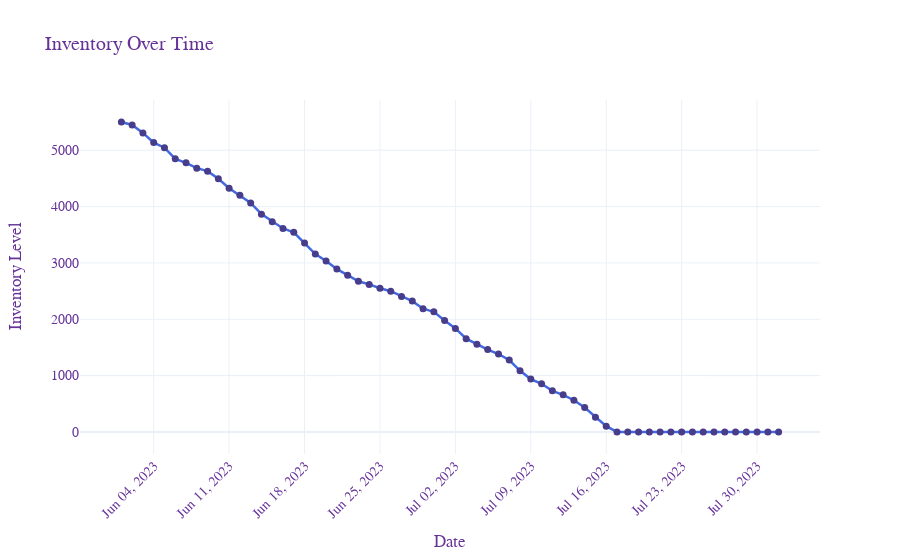

Here is the notebook cell this chart was saved with:
### Markdown cell above
To enhance the visualization of the inventory data over time using Plotly Express, you can customize various aspects of the plot, including the styling of the chart, axis titles, the line color, and adding markers. Below, I'll provide a more detailed and visually appealing version of the code you've provided.


###  Customizations
- **Line Shape and Markers**: `line_shape='linear'` and `markers=True` add visual distinction to the plot by clarifying each datapoint with a marker.
- **Line and Marker Styling**: Adjustments to the line's width and color (`line=dict(width=2.5, color='RoyalBlue')`) and marker's size, color, and shape (`marker=dict(size=7, color='DarkSlateBlue', symbol='circle')`) help make significant data points more noticeable.
- **Layout Template**: Using `template='plotly_white'` offers a clean and uncluttered background, making it easier to focus on the data.
- **Font and Legend Customization**: Modifying the font style, size, and color enhances readability and aesthetic appeal.
- **X-axis and Y-axis Adjustments**: Specific tweaks such as the rotation of date labels (`tickangle=-45`), the number of ticks (`nticks=20`), and the y-axis title standoff provide better scaling and layout management.

These customizations will make your inventory time series plot more engaging and easier to interpret, especially useful for presentations or detailed data analysis sessions.

### Code cell
import plotly.express as px
import pandas as pd

# Ensure the Date column is in the proper datetime format
data['Date'] = pd.to_datetime(data['Date'])

# Create the plot
fig_inventory = px.line(data, x='Date', y='Inventory', title='Inventory Over Time',
                        line_shape='linear',  # This can be 'linear', 'spline', 'vhv', etc.
                        markers=True,  # Adds markers to each data point
                        )

# Customizing the appearance of the plot
fig_inventory.update_traces(line=dict(width=2.5, color='RoyalBlue'),  # Adjust line width and color
                            marker=dict(size=7, color='DarkSlateBlue', symbol='circle'))  # Marker style

fig_inventory.update_layout(
    template='plotly_white',  # Cleaner background for better visibility
    xaxis_title='Date',
    yaxis_title='Inventory Level',
    legend_title='Legend',
    font=dict(
        family='Arial, sans-serif',  # More readable font type
        size=14,  # Font size for better readability
        color='RebeccaPurple'  # Fun color for the font
    ),
    xaxis=dict(
        tickangle=-45,  # Rotate the date labels for better fitting and readability
        nticks=20,  # Number of ticks on the x-axis
        tickformat="%b %d, %Y"  # Date format
    ),
    yaxis=dict(
        title_standoff=25  # Distance of y-axis title from the axis
    )
)

# Show the plot
fig_inventory.show()

### Figure 1 — Plotly figure (JSON) as saved in the notebook; plotly's stock layout.template omitted (floating-point values rounded to 4 significant figures)
{"data": [{"hovertemplate": "Date=%{x}<br>Inventory=%{y}<extra></extra>", "legendgroup": "", "line": {"color": "RoyalBlue", "dash": "solid", "shape": "linear", "width": 2.5}, "marker": {"color": "DarkSlateBlue", "size": 7, "symbol": "circle"}, "mode": "markers+lines", "name": "", "orientation": "v", "showlegend": false, "type": "scatter", "x": ["2023-06-01T00:00:00", "2023-06-02T00:00:00", "2023-06-03T00:00:00", "2023-06-04T00:00:00", "2023-06-05T00:00:00", "2023-06-06T00:00:00", "2023-06-07T00:00:00", "2023-06-08T00:00:00", "2023-06-09T00:00:00", "2023-06-10T00:00:00", "2023-06-11T00:00:00", "2023-06-12T00:00:00", "2023-06-13T00:00:00", "2023-06-14T00:00:00", "2023-06-15T00:00:00", "2023-06-16T00:00:00", "2023-06-17T00:00:00", "2023-06-18T00:00:00", "2023-06-19T00:00:00", "2023-06-20T00:00:00", "2023-06-21T00:00:00", "2023-06-22T00:00:00", "2023-06-23T00:00:00", "2023-06-24T00:00:00", "2023-06-25T00:00:00", "2023-06-26T00:00:00", "2023-06-27T00:00:00", "2023-06-28T00:00:00", "2023-06-29T00:00:00", "2023-06-30T00:00:00", "2023-07-01T00:00:00", "2023-07-02T00:00:00", "2023-07-03T00:00:00", "2023-07-04T00:00:00", "2023-07-05T00:00:00", "2023-07-06T00:00:00", "2023-07-07T00:00:00", "2023-07-08T00:00:00", "2023-07-09T00:00:00", "2023-07-10T00:00:00", "2023-07-11T00:00:00", "2023-07-12T00:00:00", "2023-07-13T00:00:00", "2023-07-14T00:00:00", "2023-07-15T00:00:00", "2023-07-16T00:00:00", "2023-07-17T00:00:00", "2023-07-18T00:00:00", "2023-07-19T00:00:00", "2023-07-20T00:00:00", "2023-07-21T00:00:00", "2023-07-22T00:00:00", "2023-07-23T00:00:00", "2023-07-24T00:00:00", "2023-07-25T00:00:00", "2023-07-26T00:00:00", "2023-07-27T00:00:00", "2023-07-28T00:00:00", "2023-07-29T00:00:00", "2023-07-30T00:00:00", "2023-07-31T00:00:00", "2023-08-01T00:00:00"], "xaxis": "x", "y": [5500, 5449, 5308, 5136, 5045, 4847, 4777, 4682, 4629, 4493, 4325, 4199, 4064, 3866, 3731, 3611, 3544, 3354, 3158, 3033, 2890, 2783, 2675, 2619, 2550, 2498, 2405, 2322, 2187, 2131, 1979, 1837, 1654, 1556, 1461, 1383, 1275, 1084, 938, 854, 729, 659, 563, 433, 259, 102, 0, 0, 0, 0, 0, 0, 0, 0, 0, 0, 0, 0, 0, 0, 0, 0], "yaxis": "y"}], "layout": {"font": {"color": "RebeccaPurple", "family": "Arial, sans-serif", "size": 14}, "legend": {"title": {"text": "Legend"}, "tracegroupgap": 0}, "title": {"text": "Inventory Over Time"}, "xaxis": {"anchor": "y", "domain": [0, 1], "nticks": 20, "tickangle": -45, "tickformat": "%b %d, %Y", "title": {"text": "Date"}}, "yaxis": {"anchor": "x", "domain": [0, 1], "title": {"standoff": 25, "text": "Inventory Level"}}}}
